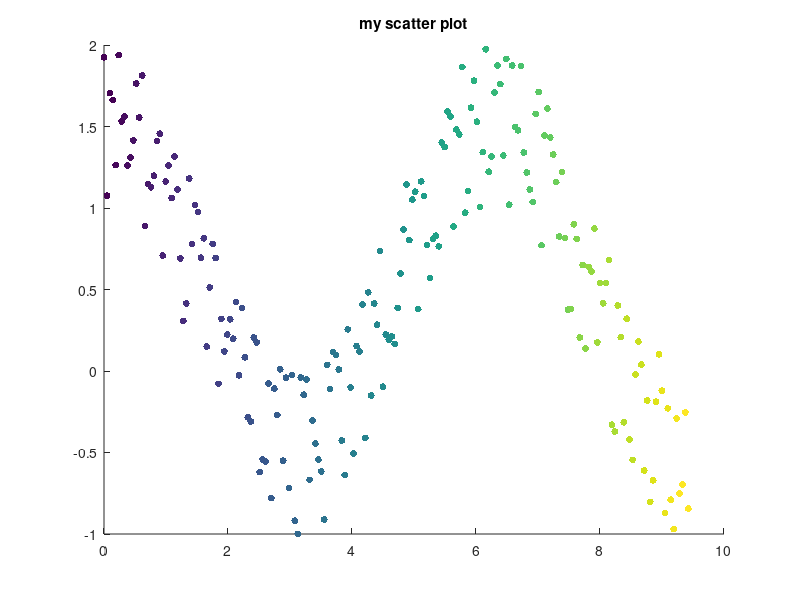

Write MATLAB code to recreate this figure.
x = linspace(0,3*pi,200);
y = cos(x) + rand(1,200);
sz = 25;
c = linspace(1,10,length(x));
scatter(x,y,sz,c,'filled')
title('my scatter plot')
